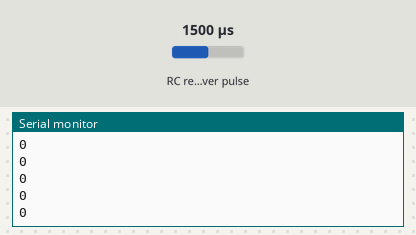
The sketch below on a simulated Arduino Uno, built with avr-gcc and run on an emulated ATmega328P. Parts: the last lines printed to the serial monitor. Wiring (inferred from the names in the program): RC receiver channel: data pin 2. The inputs (shaded band) are chosen by the test bench; at power-on: RC receiver pulse 1500 µs.

Above: at 1.2 s.
1.3 s: RC receiver pulse (sensor on pin 2) set to 1020 µs
At 2.3 s:
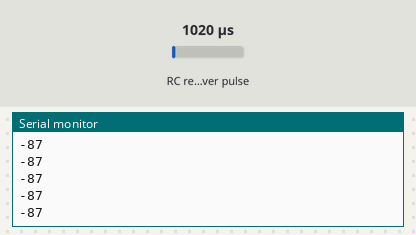
2.8 s: RC receiver pulse (sensor on pin 2) set to 1250 µs
At 3.5 s:
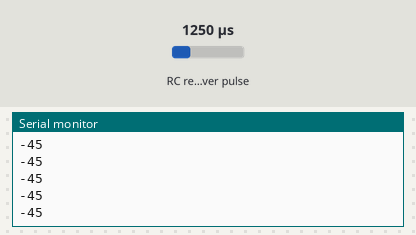
Timing chart, 0 to 5.8 s (numbered marks = the images above; inputs shaded):
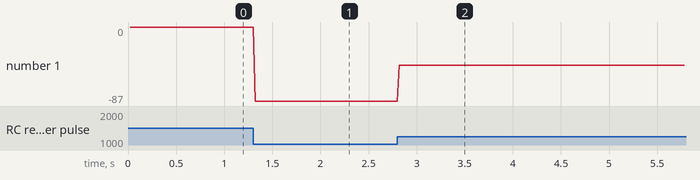

Measured:
- after the input at 1.3 s, the serial monitor: prints a new line at once (image 1)
- after the input at 2.8 s, the serial monitor: prints a new line at once (image 2)
- plotted number 1: 0 → -87 after the input at 1.3 s, -87 → -45 after the input at 2.8 s

The sketch:

reciever_data_test.ino
```cpp
#define RCPin 2
int RCValue, RCV;

void setup() {
  Serial.begin(9600);
  pinMode(RCPin, INPUT);
}

void loop() {
  RCValue = pulseIn(RCPin, HIGH);
  RCV = map(RCValue, 1000, 2000, -90, 90);
  Serial.println(RCV);
}
```
